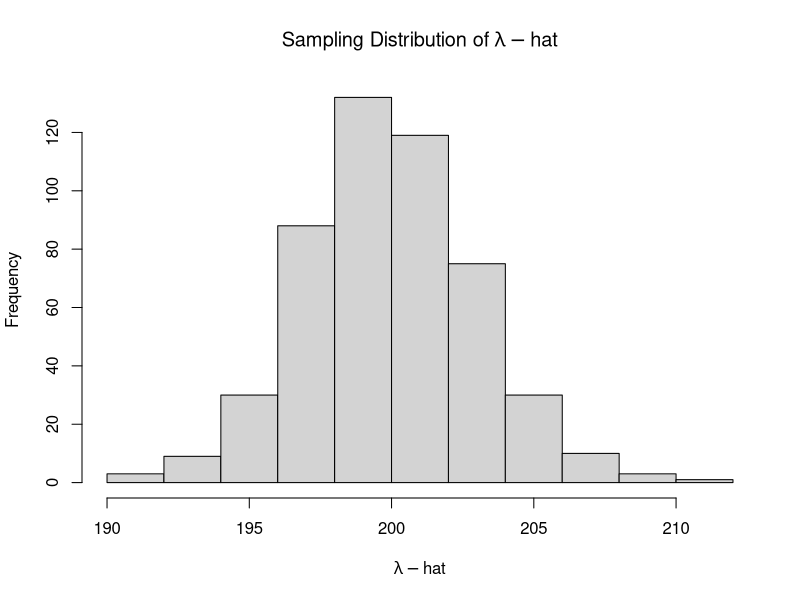
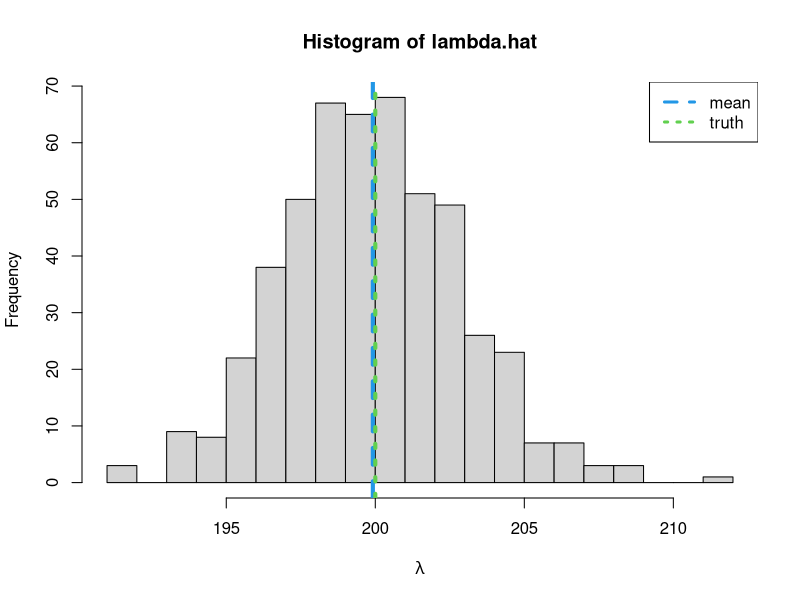

The R script that drew these images, in order:
## ----design.sim, echo=TRUE, eval=TRUE-----------------------------------------------------------------------------------
#random discrete uniform sampler
rdu<-function(n,lower,upper){sample(lower:upper,n,replace=T)}

mat = matrix(rdu(25, 
                 lower = 0, 
                 upper = 400
                 ),
             nrow=5, ncol=5
             )
mat


## ----design.sim2, echo=TRUE, eval=TRUE----------------------------------------------------------------------------------
# Option 1- sample values directly
  n = 10
  y = sample(c(mat),10, replace = TRUE)
  y


## ----design.sim3, echo=TRUE, eval=TRUE----------------------------------------------------------------------------------
# Option 2 - Sample the coordinates and get values

  coords = expand.grid(x = 1:5, y = 1:5)
  index.samples = sample(1:nrow(coords),10)
  y2 = mat[as.matrix(coords[index.samples,])]
  y2 


## ----design.sim4, echo=TRUE, eval=TRUE----------------------------------------------------------------------------------
# Sample mean
  mean(y)
  mean(y2)
  


## ----model.sim, echo=TRUE, eval=TRUE------------------------------------------------------------------------------------
# This is only one realization
  lambda=200
  mat = matrix(rpois(25, lambda=lambda),
               nrow=5, ncol=55
               )

#Create a function 
  n.sim=500
  mat.fn = function(mu){matrix(rpois(25, lambda=lambda),
                               nrow=5, ncol=5
                               )
  }


## ----model.sim2, echo=TRUE, eval=TRUE-----------------------------------------------------------------------------------
# repeat the function n.sim times
  list.mat = replicate(n.sim, mat.fn(mu), simplify=FALSE)
  length(list.mat)


## ----model.sim3, echo=TRUE, eval=TRUE-----------------------------------------------------------------------------------
#One realization
  list.mat[[1]]


# Sample mean for the first realization
  mean(list.mat[[1]])


## ----bias1,eval=TRUE, echo=TRUE-----------------------------------------------------------------------------------------
  lambda.hat = unlist(lapply(list.mat,FUN=mean))

  hist(lambda.hat,xlab=bquote(lambda-hat),main=bquote("Sampling Distribution of"~lambda-hat))



## ----bias22,eval=TRUE, echo=TRUE----------------------------------------------------------------------------------------
  # Bias
  bias.lambda = mean(lambda.hat) - lambda
  bias.lambda
  
  # relative bias
  (mean(lambda.hat) - lambda)/lambda


## ----bias3,eval=TRUE, echo=FALSE----------------------------------------------------------------------------------------
  hist(lambda.hat,xlab=bquote(lambda), breaks=20)
  abline(v=mean(lambda.hat),lwd=4,col=4,lty=2)
  abline(v=lambda,lwd=4,col=3,lty=3)
  legend("topright",legend=c("mean","truth"),lwd=3,col=c(4,3),lty=c(2,3))


## ----bias4,eval=TRUE, echo=TRUE-----------------------------------------------------------------------------------------
  diff = 0.025*lambda
  diff
  lower = lambda-diff
  upper = lambda+diff

index = which(lambda.hat>=lower & lambda.hat <= upper)

#Probability of getting a mean within 5% of the truth
length(index)/n.sim

